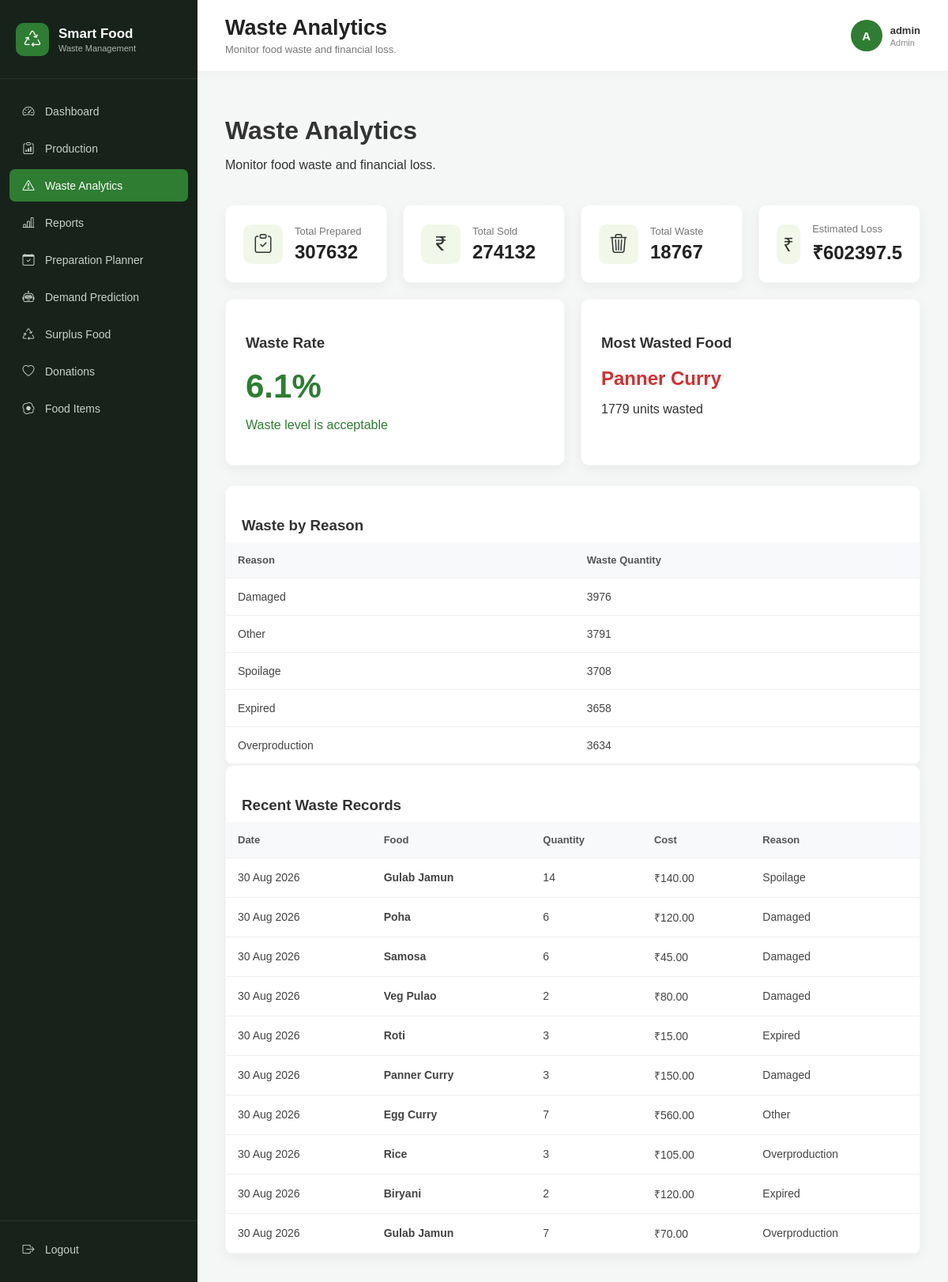
/waste/ (signed in), run on the app's committed database.
### waste_management/models.py (models this page shows, shortened)
class FoodItem(models.Model):
    CATEGORY_CHOICES = [
        ('Breakfast', 'Breakfast'),
        ('Main Course', 'Main Course'),
        ('Snacks', 'Snacks'),
        ('Dessert', 'Dessert'),
        ('Beverage', 'Beverage'),
        ('Other', 'Other'),
    ]
    food_name = models.CharField(
        max_length=100
    )
    category = models.CharField(
        max_length=50,
        choices=CATEGORY_CHOICES
    )
    cost_per_unit = models.DecimalField(
        max_digits=10,
        decimal_places=2,
        validators=[MinValueValidator(0)]
    )
    selling_price = models.DecimalField(
        max_digits=10,
        decimal_places=2,
        validators=[MinValueValidator(0)]
    )
    is_available = models.BooleanField(
        default=True
    )
    created_at = models.DateTimeField(
        auto_now_add=True
    )
    updated_at = models.DateTimeField(
        auto_now=True
    )

class WasteRecord(models.Model):
    REASON_CHOICES = [
        ('Overproduction', 'Overproduction'),
        ('Spoilage', 'Spoilage'),
        ('Damaged', 'Damaged'),
        ('Expired', 'Expired'),
        ('Other', 'Other'),
    ]
    production_record = models.OneToOneField(
        ProductionRecord,
        on_delete=models.CASCADE,
        related_name='waste_record'
    )
    wasted_quantity = models.PositiveIntegerField()
    waste_cost = models.DecimalField(
        max_digits=10,
        decimal_places=2
    )
    reason = models.CharField(
        max_length=50,
        choices=REASON_CHOICES
    )
    created_at = models.DateTimeField(
        auto_now_add=True
    )

class ProductionRecord(models.Model):
    food = models.ForeignKey(
        FoodItem,
        on_delete=models.CASCADE,
        related_name='production_records'
    )
    record_date = models.DateField()
    prepared_quantity = models.PositiveIntegerField()
    sold_quantity = models.PositiveIntegerField()
    remaining_quantity = models.PositiveIntegerField(
        default=0
    )
    wasted_quantity = models.PositiveIntegerField(
        default=0
    )
    recorded_by = models.ForeignKey(
        User,
        on_delete=models.SET_NULL,
        null=True,
        related_name='production_records'
    )
    created_at = models.DateTimeField(
        auto_now_add=True
    )

### waste_management/views.py (the view)
@login_required
def waste_dashboard(request):
    if not (
        request.user.groups.filter(
            name="Admin"
        ).exists()
        or
        request.user.groups.filter(
            name="Staff"
        ).exists()
    ):
        return redirect("dashboard")
    prepared_result = ProductionRecord.objects.aggregate(
        total=Sum("prepared_quantity")
    )
    total_prepared = prepared_result["total"] or 0
    sold_result = ProductionRecord.objects.aggregate(
        total=Sum("sold_quantity")
    )
    total_sold = sold_result["total"] or 0
    waste_result = WasteRecord.objects.aggregate(
        total=Sum("wasted_quantity")
    )
    total_waste = waste_result["total"] or 0
    cost_result = WasteRecord.objects.aggregate(
        total=Sum("waste_cost")
    )
    total_waste_cost = cost_result["total"] or 0
    if total_prepared > 0:
        waste_percentage = (
            float(total_waste)
            /
            float(total_prepared)
        ) * 100
    else:
        waste_percentage = 0
    most_wasted_food = (
        WasteRecord.objects
        .values(
            "production_record__food__food_name"
        )
        .annotate(
            total_waste=Sum(
                "wasted_quantity"
            )
        )
        .order_by(
            "-total_waste"
        )
        .first()
    )
    waste_by_reason = (
        WasteRecord.objects
        .values(
            "reason"
        )
        .annotate(
            total_waste=Sum(
                "wasted_quantity"
            )
        )
        .order_by(
            "-total_waste"
        )
    )
    recent_waste = (
        WasteRecord.objects
        .select_related(
            "production_record__food"
        )
        .order_by(
            "-created_at"
        )[:10]
    )
    context = {
        "total_prepared":
            total_prepared,
        "total_sold":
            total_sold,
        "total_waste":
            total_waste,
        "total_waste_cost":
            total_waste_cost,
        "waste_percentage":
            round(
                waste_percentage,
                2
            ),
        "most_wasted_food":
            most_wasted_food,
        "waste_by_reason":
            waste_by_reason,
        "recent_waste":
            recent_waste,
    }
    return render(
        request,
        "waste_management/waste_dashboard.html",
        context
    )

### waste_management/templates/waste_management/waste_dashboard.html (shortened to what this page needs)
{% extends 'waste_management/base.html' %}
{% block page_title %}
  Waste Analytics
{% endblock %}
{% block page_subtitle %}
  Monitor food waste and financial loss.
{% endblock %}
{% block content %}
  <div class="page-header">
    <div>
      <h1>Waste Analytics</h1>
      <p>Monitor food waste and financial loss.</p>
    </div>
  </div>
  <div class="stats-grid">
    <div class="stat-card">
      <div class="stat-icon">
        <i class="bi bi-clipboard-check"></i>
      </div>
      <div>
        <span class="stat-label">Total Prepared</span>
        <h2>{{ total_prepared }}</h2>
      </div>
    </div>
    <div class="stat-card">
      <div class="stat-icon">
        <i class="bi bi-currency-rupee"></i>
      </div>
      <div>
        <span class="stat-label">Total Sold</span>
        <h2>{{ total_sold }}</h2>
      </div>
    </div>
    <div class="stat-card">
      <div class="stat-icon">
        <i class="bi bi-trash3"></i>
      </div>
      <div>
        <span class="stat-label">Total Waste</span>
        <h2>{{ total_waste }}</h2>
      </div>
    </div>
    <div class="stat-card">
      <div class="stat-icon">₹</div>
      <div>
        <span class="stat-label">Estimated Loss</span>
        <h2>₹{{ total_waste_cost }}</h2>
      </div>
    </div>
  </div>
  <div class="analysis-grid">
    <div class="analysis-card">
      <h3>Waste Rate</h3>
      <div class="waste-rate">
        <strong>{{ waste_percentage }}%</strong>
      </div>
      {% if waste_percentage < 5 %}
        <p class="good-text">Excellent waste control</p>
      {% elif waste_percentage < 10 %}
        <p class="good-text">Waste level is acceptable</p>
      {% elif waste_percentage < 20 %}
        <p class="warning-text">⚠️ Waste needs attention</p>
      {% else %}
        <p class="danger-text">🚨 Critical waste level</p>
      {% endif %}
    </div>
    <div class="analysis-card">
      <h3>Most Wasted Food</h3>
      {% if most_wasted_food %}
        <div class="most-wasted">
          <h2>{{ most_wasted_food.production_record__food__food_name }}</h2>
          <p>{{ most_wasted_food.total_waste }}
            units wasted</p>
        </div>
      {% else %}
        <p>No waste data available.</p>
      {% endif %}
    </div>
  </div>
  <div class="table-container">
    <div class="table-title">
      <h3>Waste by Reason</h3>
    </div>
    <table>
      <thead>
        <tr>
          <th>Reason</th>
          <th>Waste Quantity</th>
        </tr>
      </thead>
      <tbody>
        {% for item in waste_by_reason %}
          <tr>
            <td>{{ item.reason }}</td>
            <td>{{ item.total_waste }}</td>
          </tr>
        {% empty %}
          <tr>
            <td colspan="2" class="empty-state">No waste records found.</td>
          </tr>
        {% endfor %}
      </tbody>
    </table>
  </div>
  <div class="table-container">
    <div class="table-title">
      <h3>Recent Waste Records</h3>
    </div>
    <table>
      <thead>
        <tr>
          <th>Date</th>
          <th>Food</th>
          <th>Quantity</th>
          <th>Cost</th>
          <th>Reason</th>
        </tr>
      </thead>
      <tbody>
        {% for waste in recent_waste %}
          <tr>
            <td>{{ waste.created_at|date:'d M Y' }}</td>
            <td>
              <strong>{{ waste.production_record.food.food_name }}</strong>
            </td>
            <td>{{ waste.wasted_quantity }}</td>
            <td>₹{{ waste.waste_cost }}</td>
            <td>{{ waste.reason }}</td>
          </tr>
        {% empty %}
          <tr>
            <td colspan="5" class="empty-state">No waste records found.</td>
          </tr>
        {% endfor %}
      </tbody>
    </table>
  </div>
{% endblock %}

### waste_management/templates/waste_management/base.html (shortened to what this page needs)
{% load static %}
<!DOCTYPE html>
<html lang="en">
  <head>
    <link rel="stylesheet" href="{% static 'css/style.css' %}" />
    <link rel="stylesheet" href="https://cdn.jsdelivr.net/npm/bootstrap-icons@1.11.3/font/bootstrap-icons.min.css" />
  </head>
  <body>
    <div class="app-layout">
      <aside class="app-sidebar">
        <div class="sidebar-brand">
          <div class="sidebar-brand-icon">
            <i class="bi bi-recycle"></i>
          </div>
          <div>
            <h2>Smart Food</h2>
            <span>Waste Management</span>
          </div>
        </div>
        <nav class="sidebar-menu">
          <a href="{% url 'dashboard' %}" class="sidebar-link {% if request.resolver_match.url_name == 'dashboard' %}active{% endif %}">
            <span class="sidebar-icon"><i class="bi bi-speedometer2"></i></span>
            <span>Dashboard</span>
          </a>
          <a href="{% url 'production_list' %}" class="sidebar-link {% if request.resolver_match.url_name == 'production_list' or request.resolver_match.url_name == 'add_production' %}active{% endif %}">
            <span class="sidebar-icon"><i class="bi bi-clipboard-data"></i></span>
            <span>Production</span>
          </a>
          <a href="{% url 'waste_dashboard' %}" class="sidebar-link {% if request.resolver_match.url_name == 'waste_dashboard' %}active{% endif %}">
            <span class="sidebar-icon"><i class="bi bi-exclamation-triangle"></i></span>
            <span>Waste Analytics</span>
          </a>
          <a href="{% url 'reports_dashboard' %}" class="sidebar-link {% if request.resolver_match.url_name == 'reports_dashboard' %}active{% endif %}">
            <span class="sidebar-icon"><i class="bi bi-bar-chart-line"></i></span>
            <span>Reports</span>
          </a>
          <a href="{% url 'preparation_planner' %}" class="sidebar-link {% if request.resolver_match.url_name == 'preparation_planner' %}active{% endif %}">
            <span class="sidebar-icon"><i class="bi bi-calendar-check"></i></span>
            <span>Preparation Planner</span>
          </a>
          <a href="{% url 'demand_prediction' %}" class="sidebar-link {% if request.resolver_match.url_name == 'demand_prediction' %}active{% endif %}">
            <span class="sidebar-icon"><i class="bi bi-robot"></i></span>
            <span>Demand Prediction</span>
          </a>
          <a href="{% url 'surplus_list' %}" class="sidebar-link {% if request.resolver_match.url_name == 'surplus_list' or request.resolver_match.url_name == 'add_surplus' %}active{% endif %}">
            <span class="sidebar-icon"><i class="bi bi-recycle"></i></span>
            <span>Surplus Food</span>
          </a>
          <a href="{% url 'donation_list' %}" class="sidebar-link {% if request.resolver_match.url_name == 'donation_list' or request.resolver_match.url_name == 'add_donation' %}active{% endif %}">
            <span class="sidebar-icon"><i class="bi bi-heart"></i></span>
            <span>Donations</span>
          </a>
          {% if request.user.groups.all %}
            {% if request.user.groups.all.0.name == 'Admin' %}
              <a href="{% url 'food_list' %}" class="sidebar-link {% if request.resolver_match.url_name == 'food_list' or request.resolver_match.url_name == 'add_food' or request.resolver_match.url_name == 'edit_food' %}active{% endif %}">
                <span class="sidebar-icon"><i class="bi bi-egg-fried"></i></span>
                <span>Food Items</span>
              </a>
            {% endif %}
          {% endif %}
        </nav>
        <div class="sidebar-footer">
          <a href="{% url 'logout' %}" class="sidebar-link logout-link">
            <span class="sidebar-icon"><i class="bi bi-box-arrow-right"></i></span>
            <span>Logout</span>
          </a>
        </div>
      </aside>
      <main class="app-main">
        <header class="app-topbar">
          <div>
            <h1>
              {% block page_title %}{% endblock %}
            </h1>
            <p>
              {% block page_subtitle %}{% endblock %}
            </p>
          </div>
          <div class="app-user">
            <div class="app-user-avatar">{{ request.user.username|first|upper }}</div>
            <div>
              <strong>{{ request.user.username }}</strong>
              <span>
                {% if request.user.groups.all.0.name %}
                  {{ request.user.groups.all.0.name }}
                {% else %}
                  User
                {% endif %}
              </span>
            </div>
          </div>
        </header>
        <div class="app-content">
          {% block content %}
          {% endblock %}
        </div>
      </main>
    </div>
  </body>
</html>

### data on the page
FoodItem: production_record__food__food_name "Panner Curry"
WasteRecord: created_at "30 Aug 2026", production_record.food.food_name "Gulab Jamun", wasted_quantity "14", waste_cost "140.00", reason "Spoilage"
WasteRecord: created_at "30 Aug 2026", production_record.food.food_name "Poha", wasted_quantity "6", waste_cost "120.00", reason "Damaged"
WasteRecord: created_at "30 Aug 2026", production_record.food.food_name "Samosa", wasted_quantity "6", waste_cost "45.00", reason "Damaged"
WasteRecord: created_at "30 Aug 2026", production_record.food.food_name "Veg Pulao", wasted_quantity "2", waste_cost "80.00", reason "Damaged"
WasteRecord: created_at "30 Aug 2026", production_record.food.food_name "Roti", wasted_quantity "3", waste_cost "15.00", reason "Expired"
WasteRecord: created_at "30 Aug 2026", production_record.food.food_name "Panner Curry", wasted_quantity "3", waste_cost "150.00", reason "Damaged"
WasteRecord: created_at "30 Aug 2026", production_record.food.food_name "Egg Curry", wasted_quantity "7", waste_cost "560.00", reason "Other"
WasteRecord: created_at "30 Aug 2026", production_record.food.food_name "Rice", wasted_quantity "3", waste_cost "105.00", reason "Overproduction"
WasteRecord: created_at "30 Aug 2026", production_record.food.food_name "Biryani", wasted_quantity "2", waste_cost "120.00", reason "Expired"
WasteRecord: created_at "30 Aug 2026", production_record.food.food_name "Gulab Jamun", wasted_quantity "7", waste_cost "70.00", reason "Overproduction"

### other printed values
{{ request.user.username|first|upper }} "A"
{{ request.user.username }} "admin"
{{ request.user.groups.all.0.name }} "Admin"
{{ total_prepared }} "307632"
{{ total_sold }} "274132"
{{ total_waste }} "18767"
{{ total_waste_cost }} "602397.5"
{{ waste_percentage }} "6.1"
{{ most_wasted_food.total_waste }} "1779"
{{ item.reason }} "Damaged" "Other" "Spoilage" "Expired" "Overproduction"
{{ item.total_waste }} "3976" "3791" "3708" "3658" "3634"
